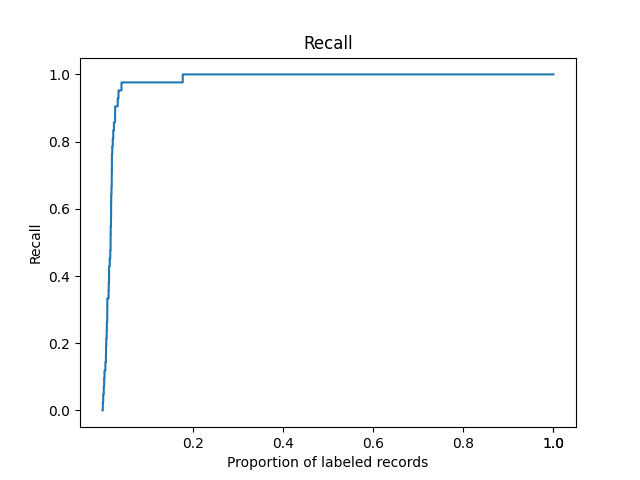

Reproduce this figure in Python.
import matplotlib.pyplot as plt
from asreview import open_state

from asreviewcontrib.insights.plot import plot_recall

with open_state("tests/asreview_files/sim_van_de_schoot_2017_logistic.asreview") as s:
    fig, ax = plt.subplots()
    plot_recall(ax, s, show_random=False, show_perfect=False)

    fig.savefig("docs/example_without_curves.png")
